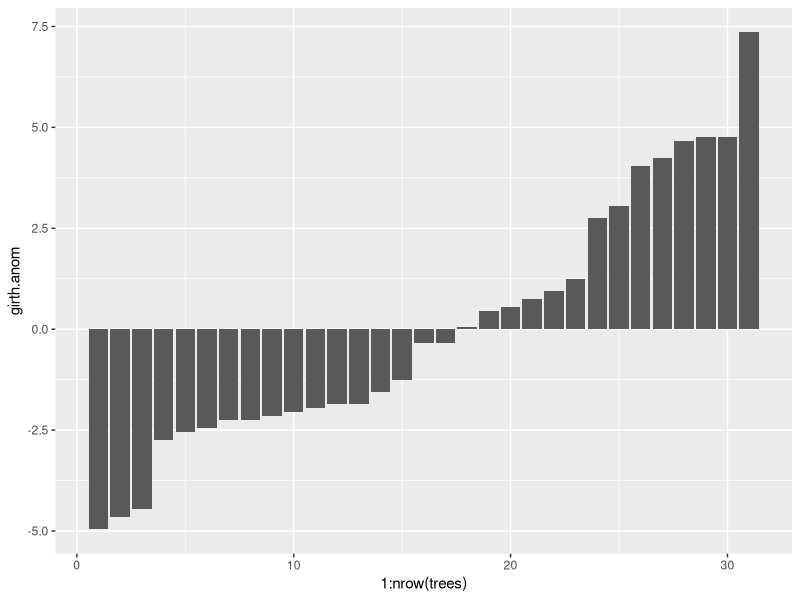
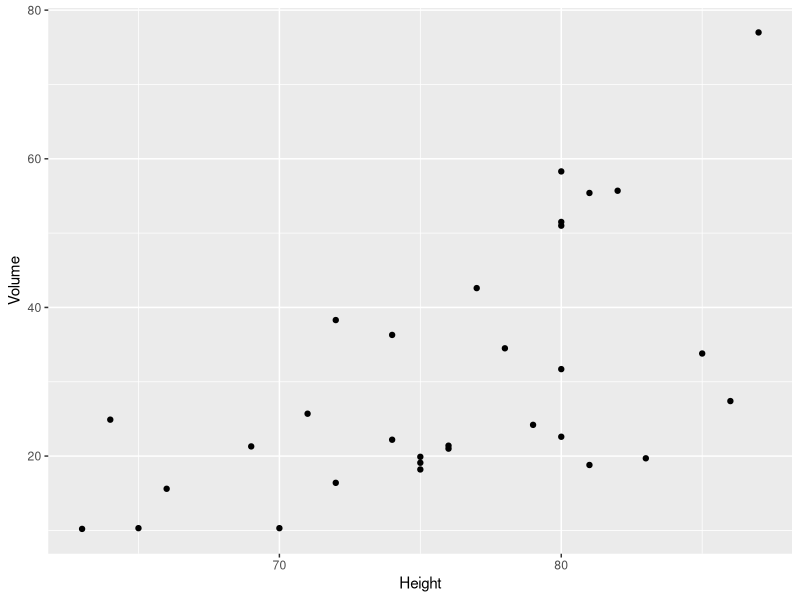
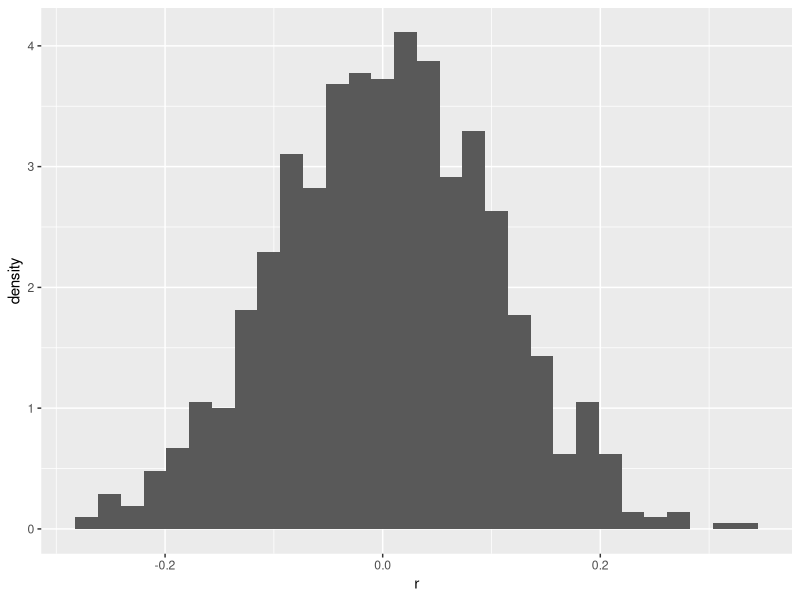
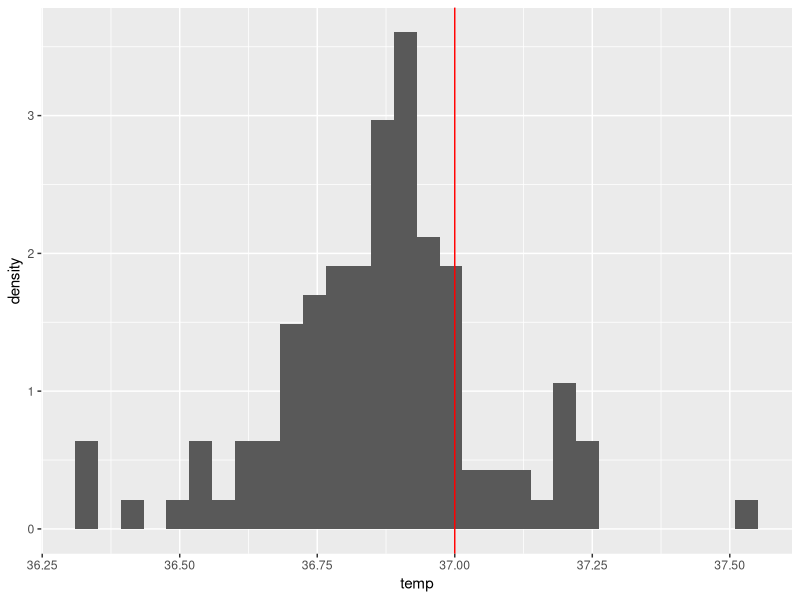

Write the R code that produced these figures, in order. (Note: this script raises an error after producing the figures.)
## ---- chunk 1
head(trees)
## ---- chunk 2
girthAnom = trees[,1]-mean(trees[,1])
girthVar = t(girthAnom)%*%girthAnom / (length(girthAnom)-1)
print(girthVar)
#check it
var(trees[,1])
## ---- chunk 3
library(ggplot2)
mean.girth = mean(trees$Girth)
trees = trees
trees$girth.anom = trees$Girth-mean.girth
head(trees)
ggplot(trees,aes(x=1:nrow(trees),y=girth.anom))+geom_bar(stat="identity")

## ---- chunk 4
ggplot(trees,aes(x=Height, y=Volume)) + geom_point() 
## ---- chunk 5
height.anom = trees$Height - mean(trees$Height)
volume.anom = trees$Volume - mean(trees$Volume)
covarianceHV = t(height.anom) %*% volume.anom / (length(trees$Volume)-1)
print(covarianceHV)
#check it 
cov(trees$Height,trees$Volume)

## ---- chunk 6
girth.anom = trees$Girth - mean(trees$Girth)
volume.anom = trees$Volume - mean(trees$Volume)
covarianceGV = t(girth.anom) %*% volume.anom / (length(trees$Volume)-1)
print(covarianceGV)
#check it
cov(girth.anom,volume.anom)

## ---- chunk 7
maxCovHV = sqrt(t(height.anom)%*%height.anom / (length(height.anom)-1) * t(volume.anom)%*%(volume.anom) / (length(height.anom)-1))
maxCovGV =  sqrt(t(girth.anom)%*%girth.anom / (length(height.anom)-1) * t(volume.anom)%*%(volume.anom)  / (length(height.anom)-1))

rhoHV = covarianceHV/maxCovHV
rhoGV = covarianceGV/maxCovGV

print(rhoHV)
print(rhoGV)
## ---- chunk 8
print(cor(trees$Height,trees$Volume))
print(cor(trees$Girth,trees$Volume))

## ---- chunk 9
r=c()#Initialize a spot for our random calculations to go
for(i in 1:1000){#lets do this a thousand times
  rd1 = rnorm(100)#simulate data each time through the loop
  rd2 = rnorm(100)#twice
  r[i] = cor(rd1,rd2)#correlate and store the values
}
#now let's plot it
ggplot()+geom_histogram(aes(x=r,y=..density..)) #Let's look at my favorite plot


## ---- chunk 10
#Lets take a look at our observations
ggplot(beaver1)+geom_histogram(aes(x=temp,y=..density..))+geom_vline(xintercept = 37,color="red")
## ---- chunk 11
#Lets take a look at our observations
myplot = ggplot(beaver1)+geom_histogram(aes(x=(temp-mean(temp))/(sd(temp)/sqrt(length(beaver1$temp))),y=..density..))+geom_vline(aes(xintercept = (37-mean(beaver1$temp))/(sd(beaver1$temp)/sqrt(length(beaver1$temp))),color="red"))
#and let's add a tdistribution
td = dt(seq(-3,3,by=.1),df=length(beaver1$temp)-2)
ndf = data.frame(x=seq(-3,3,by=.1),y=td)
yplot+geom_area(data=ndf,aes(x=x,y=y),fill="red",alpha=0.5)
## ---- chunk 12
#Tstat = (37-mean(beaver1$temp))/(sd(beaver1$temp)/sqrt(length(beaver1$temp)))
print(Tstat)
## ---- chunk 13
pval = pt(Tstat,df = length(beaver1$temp)-2)
print(pval)
## ---- chunk 14
tstatHi = 0.03/(sd(beaver1$temp)/sqrt(length(beaver1$temp)))
tstatLo = -0.03/(sd(beaver1$temp)/sqrt(length(beaver1$temp)))

x1 = seq(-4,4,length.out = 50)
d1 = dt(x1,df=length(beaver1-2))
x2 = seq(tstatHi,4,length.out = 50)
d2 = dt(x2,df=length(beaver1-2))
x3 = seq(-4,tstatLo,length.out = 50)
d3 = dt(x3,df=length(beaver1-2))

plotdf = data.frame(x1,x2,x3,d1,d2,d3)
ggplot(plotdf)+geom_area(aes(x1,d1),fill = "black")+geom_area(aes(x2,d2),fill="red",alpha=0.5)+geom_area(aes(x3,d3),fill="red",alpha=0.5)
## ---- chunk 15
pt(tstatLo,df=length(beaver1$temp))*2
## ---- chunk 16
x=tstatHi#x can be positive or negative now!

pt(-abs(x),df=length(beaver1$temp))*2

## ---- chunk 17
bmean = mean(beaver1$temp)
bsd = sd(beaver1$temp)
nits = 1000
simBeaverMean = matrix(NA,nits,1)
for(i in 1:nits){#for every iteration
  simBeaver = rnorm(n = length(beaver1$temp),mean = bmean,sd=bsd)
  simBeaverMean[i] = mean(simBeaver)
  
  }


## ---- chunk 18
hiTemp = mean(beaver1$temp)+0.03
loTemp = mean(beaver1$temp)-0.03
ggplot()+geom_histogram(aes(x=simBeaverMean))+geom_vline(aes(xintercept=loTemp))+geom_vline(aes(xintercept=hiTemp))
## ---- chunk 19
quantile(simBeaverMean,c(0.025,0.975))
## ---- chunk 20
beaverCDF = ecdf(simBeaverMean)
ourProbs = beaverCDF(c(loTemp,hiTemp))
totalExtremeProb = ourProbs[1]+(1-ourProbs[2])
## ---- chunk 21
awesome = function(vec){
  out = list()#initialize my list
  out$mean = mean(vec)#calculate and store the mean
  out$sd = sd(vec)#again for sd
  out$input = vec#and store the vector.
  
  return(out)
}


my.out = awesome(rnorm(100)) #let's try with 100 random datapoints
print(my.out$mean)
print(my.out$input)
